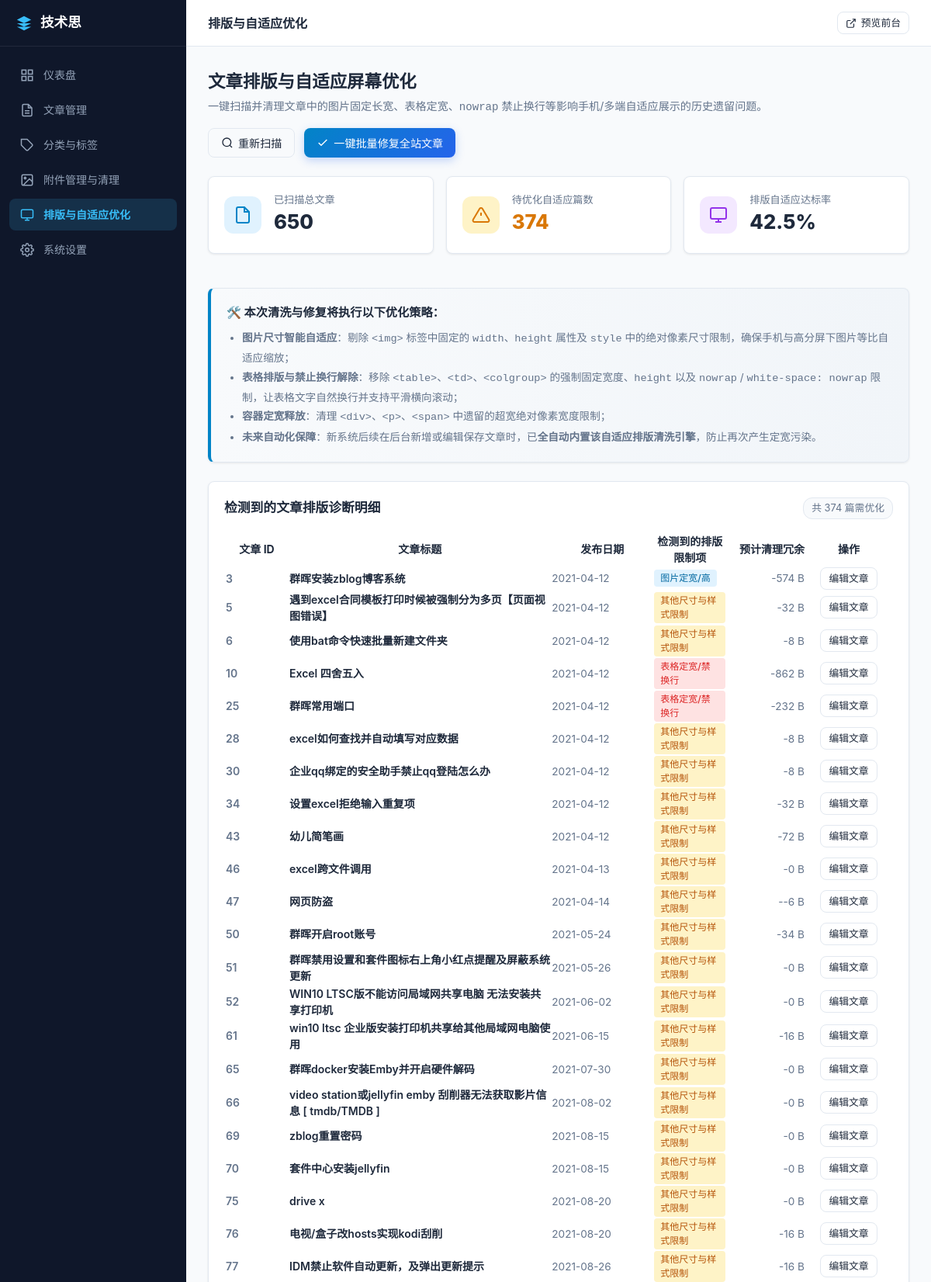
The app's page /admin/content-cleaner (signed in, upper part) with its own data.
### tables this page shows
CREATE TABLE sys_setting (
    key TEXT PRIMARY KEY,
    value TEXT NOT NULL DEFAULT ''
);

CREATE TABLE zbp_post (
    log_ID INTEGER PRIMARY KEY,
    log_CateID INTEGER NOT NULL DEFAULT 0,
    log_AuthorID INTEGER NOT NULL DEFAULT 0,
    log_Tag TEXT NOT NULL DEFAULT '',
    log_Status INTEGER NOT NULL DEFAULT 0,
    log_Type INTEGER NOT NULL DEFAULT 0,
    log_Alias TEXT NOT NULL DEFAULT '',
    log_IsTop INTEGER NOT NULL DEFAULT 0,
    log_IsLock INTEGER NOT NULL DEFAULT 0,
    log_Title TEXT NOT NULL DEFAULT '',
    log_Intro TEXT NOT NULL DEFAULT '',
    log_Content TEXT NOT NULL DEFAULT '',
    log_PostTime INTEGER NOT NULL DEFAULT 0,
    log_CommNums INTEGER NOT NULL DEFAULT 0,
    log_ViewNums INTEGER NOT NULL DEFAULT 0,
    log_Template TEXT NOT NULL DEFAULT '',
    log_Meta TEXT NOT NULL DEFAULT '',
    log_CreateTime INTEGER NOT NULL DEFAULT 0,
    log_UpdateTime INTEGER NOT NULL DEFAULT 0
);

### views/admin/content-cleaner.php (the view, shortened to what the rows shown need)
<?php
$pageTitle = '排版与自适应优化';
?>
<div class="page-title-row" style="display: flex; justify-content: space-between; align-items: center; margin-bottom: 24px; flex-wrap: wrap; gap: 16px;">
    <div>
        <h2 class="page-title" style="margin: 0;">文章排版与自适应屏幕优化</h2>
        <p style="color: var(--admin-text-muted); font-size: 0.88rem; margin-top: 4px;">
            一键扫描并清理文章中的图片固定长宽、表格定宽、<code>nowrap</code> 禁止换行等影响手机/多端自适应展示的历史遗留问题。
        </p>
    </div>
    <div style="display: flex; gap: 12px;">
        <button id="rescan-btn" onclick="triggerScan()" class="btn btn-outline">
            <svg width="16" height="16" viewBox="0 0 24 24" fill="none" stroke="currentColor" stroke-width="2"><circle cx="11" cy="11" r="8"/><line x1="21" y1="21" x2="16.65" y2="16.65"/></svg>
            <span>重新扫描</span>
        </button>
        <button id="batch-clean-btn" onclick="triggerBatchClean()" class="btn btn-primary" style="background: linear-gradient(135deg, #0284c7, #2563eb); border: none; box-shadow: 0 4px 12px rgba(37,99,235,0.25);">
            <svg width="16" height="16" viewBox="0 0 24 24" fill="none" stroke="currentColor" stroke-width="2"><polyline points="20 6 9 17 4 12"/></svg>
            <span>一键批量修复全站文章</span>
        </button>
    </div>
</div>
<div style="display: grid; grid-template-columns: repeat(auto-fit, minmax(220px, 1fr)); gap: 16px; margin-bottom: 24px;">
    <div class="card" style="display: flex; align-items: center; gap: 16px; padding: 20px;">
        <div style="width: 48px; height: 48px; border-radius: 12px; background: #e0f2fe; color: #0284c7; display: flex; align-items: center; justify-content: center; flex-shrink: 0;">
            <svg width="24" height="24" viewBox="0 0 24 24" fill="none" stroke="currentColor" stroke-width="2"><path d="M14 2H6a2 2 0 00-2 2v16a2 2 0 002 2h12a2 2 0 002-2V8z"/><polyline points="14 2 14 8 20 8"/></svg>
        </div>
        <div>
            <div style="font-size: 0.82rem; color: var(--admin-text-muted); font-weight: 500;">已扫描总文章</div>
            <div id="stat-total" style="font-size: 1.6rem; font-weight: 800; color: var(--admin-text);"><?= $scan['total_scanned'] ?></div>
        </div>
    </div>
    <div class="card" style="display: flex; align-items: center; gap: 16px; padding: 20px;">
        <div style="width: 48px; height: 48px; border-radius: 12px; background: <?= $scan['issues_found'] > 0 ? '#fef3c7' : '#dcfce7' ?>; color: <?= $scan['issues_found'] > 0 ? '#d97706' : '#16a34a' ?>; display: flex; align-items: center; justify-content: center; flex-shrink: 0;">
            <svg width="24" height="24" viewBox="0 0 24 24" fill="none" stroke="currentColor" stroke-width="2"><path d="M10.29 3.86L1.82 18a2 2 0 001.71 3h16.94a2 2 0 001.71-3L13.71 3.86a2 2 0 00-3.42 0z"/><line x1="12" y1="9" x2="12" y2="13"/><line x1="12" y1="17" x2="12.01" y2="17"/></svg>
        </div>
        <div>
            <div style="font-size: 0.82rem; color: var(--admin-text-muted); font-weight: 500;">待优化自适应篇数</div>
            <div id="stat-issues" style="font-size: 1.6rem; font-weight: 800; color: <?= $scan['issues_found'] > 0 ? '#d97706' : '#16a34a' ?>;"><?= $scan['issues_found'] ?></div>
        </div>
    </div>
    <div class="card" style="display: flex; align-items: center; gap: 16px; padding: 20px;">
        <div style="width: 48px; height: 48px; border-radius: 12px; background: #f3e8ff; color: #9333ea; display: flex; align-items: center; justify-content: center; flex-shrink: 0;">
            <svg width="24" height="24" viewBox="0 0 24 24" fill="none" stroke="currentColor" stroke-width="2"><rect x="2" y="3" width="20" height="14" rx="2" ry="2"/><line x1="8" y1="21" x2="16" y2="21"/><line x1="12" y1="17" x2="12" y2="21"/></svg>
        </div>
        <div>
            <div style="font-size: 0.82rem; color: var(--admin-text-muted); font-weight: 500;">排版自适应达标率</div>
            <div id="stat-rate" style="font-size: 1.6rem; font-weight: 800; color: var(--admin-text);"><?= $scan['clean_rate'] ?>%</div>
        </div>
    </div>
</div>
<div class="card" style="margin-bottom: 24px; background: linear-gradient(to right, #f8fafc, #f1f5f9); border-left: 4px solid #0284c7;">
    <h3 style="font-size: 0.95rem; font-weight: 700; color: var(--admin-text); margin-bottom: 8px;">🛠️ 本次清洗与修复将执行以下优化策略：</h3>
    <ul style="margin: 0; padding-left: 20px; font-size: 0.85rem; color: var(--admin-text-muted); line-height: 1.8;">
        <li><strong>图片尺寸智能自适应</strong>：剔除 <code>&lt;img&gt;</code> 标签中固定的 <code>width</code>、<code>height</code> 属性及 <code>style</code> 中的绝对像素尺寸限制，确保手机与高分屏下图片等比自适应缩放；</li>
        <li><strong>表格排版与禁止换行解除</strong>：移除 <code>&lt;table&gt;</code>、<code>&lt;td&gt;</code>、<code>&lt;colgroup&gt;</code> 的强制固定宽度、<code>height</code> 以及 <code>nowrap</code> / <code>white-space: nowrap</code> 限制，让表格文字自然换行并支持平滑横向滚动；</li>
        <li><strong>容器定宽释放</strong>：清理 <code>&lt;div&gt;</code>、<code>&lt;p&gt;</code>、<code>&lt;span&gt;</code> 中遗留的超宽绝对像素宽度限制；</li>
        <li><strong>未来自动化保障</strong>：新系统后续在后台新增或编辑保存文章时，已<strong>全自动内置该自适应排版清洗引擎</strong>，防止再次产生定宽污染。</li>
    </ul>
</div>
<div class="card">
    <div style="display: flex; justify-content: space-between; align-items: center; margin-bottom: 16px;">
        <h3 style="font-size: 1.05rem; font-weight: 700; color: var(--admin-text); margin: 0;">检测到的文章排版诊断明细</h3>
        <span id="list-badge" style="font-size: 0.8rem; background: var(--admin-bg); border: 1px solid var(--admin-border); padding: 3px 10px; border-radius: 12px; color: var(--admin-text-muted);">
            共 <?= count($scan['items']) ?> 篇需优化
        </span>
    </div>
    <div class="table-responsive">
        <table class="table" style="width: 100%;">
            <thead>
                <tr>
                    <th style="width: 80px;">文章 ID</th>
                    <th>文章标题</th>
                    <th style="width: 130px;">发布日期</th>
                    <th>检测到的排版限制项</th>
                    <th style="width: 100px; text-align: right;">预计清理冗余</th>
                    <th style="width: 110px; text-align: center;">操作</th>
                </tr>
            </thead>
            <tbody id="issues-table-body">
                <?php if (empty($scan['items'])): ?>
                    <tr>
                        <td colspan="6" style="text-align: center; padding: 48px; color: #16a34a;">
                            <div style="font-size: 2rem; margin-bottom: 8px;">🎉</div>
                            <div style="font-weight: 600; font-size: 1.05rem;">太棒了！全站文章排版均处于纯净自适应状态</div>
                            <div style="font-size: 0.85rem; color: var(--admin-text-muted); margin-top: 4px;">未检测到任何限制屏幕自适应的固定宽度或强制禁止换行代码。</div>
                        </td>
                    </tr>
                <?php else: ?>
                    <?php foreach ($scan['items'] as $item): ?>
                        <tr id="row-<?= $item['id'] ?>">
                            <td style="font-weight: 600; color: var(--admin-text-muted);"><?= $item['id'] ?></td>
                            <td>
                                <a href="/?id=<?= $item['id'] ?>" target="_blank" style="font-weight: 600; color: var(--admin-text); text-decoration: none;">
                                    <?= htmlspecialchars($item['title']) ?>
                                </a>
                            </td>
                            <td style="color: var(--admin-text-muted); font-size: 0.85rem;"><?= $item['date'] ?></td>
                            <td>
                                <div style="display: flex; gap: 6px; flex-wrap: wrap;">
                                    <?php foreach ($item['issues'] as $iss): ?>
                                        <?php
                                            $bg = '#fef3c7'; $color = '#b45309';
                                            if (strpos($iss, '表格') !== false) { $bg = '#fee2e2'; $color = '#dc2626'; }
                                            elseif (strpos($iss, '图片') !== false) { $bg = '#e0f2fe'; $color = '#0369a1'; }
                                        ?>
                                        <span style="font-size: 0.75rem; padding: 2px 8px; border-radius: 4px; background: <?= $bg ?>; color: <?= $color ?>; font-weight: 500;">
                                            <?= htmlspecialchars($iss) ?>
                                        </span>
                                    <?php endforeach; ?>
                                </div>
                            </td>
                            <td style="text-align: right; color: var(--admin-text-muted); font-size: 0.85rem;">
                                -<?= number_format($item['diff_bytes']) ?> B
                            </td>
                            <td style="text-align: center;">
                                <a href="/admin/posts/edit?id=<?= $item['id'] ?>" target="_blank" class="btn btn-outline btn-sm">
                                    编辑文章
                                </a>
                            </td>
                        </tr>
                    <?php endforeach; ?>
                <?php endif; ?>
            </tbody>
        </table>
    </div>
</div>
<?php
$content = ob_get_clean();
require VIEW_PATH . '/admin/layout.php';
?>

### views/admin/layout.php (shortened to what the rows shown need)
<?php
$adminSiteName = Setting::get('site_name', '技术思维棱镜');
$currentRoute = $_SERVER['REQUEST_URI'] ?? '/admin';
?>
<!DOCTYPE html>
<html lang="zh-CN">
<head>
    <link rel="stylesheet" href="/assets/css/admin.css">
</head>
<body>
<div class="admin-layout">
    <aside class="admin-sidebar">
        <div class="admin-brand">
            <svg width="22" height="22" viewBox="0 0 24 24" fill="#38bdf8"><path d="M12 2L2 7l10 5 10-5-10-5zM2 17l10 5 10-5M2 12l10 5 10-5"/></svg>
            <span style="overflow:hidden; text-overflow:ellipsis; white-space:nowrap;" title="<?= htmlspecialchars($adminSiteName) ?>"><?= htmlspecialchars($adminSiteName) ?></span>
        </div>
        <nav class="admin-nav">
            <a href="/admin" class="<?= $currentRoute === '/admin' ? 'active' : '' ?>">
                <svg width="18" height="18" viewBox="0 0 24 24" fill="none" stroke="currentColor" stroke-width="2"><rect x="3" y="3" width="7" height="7"/><rect x="14" y="3" width="7" height="7"/><rect x="14" y="14" width="7" height="7"/><rect x="3" y="14" width="7" height="7"/></svg>
                <span>仪表盘</span>
            </a>
            <a href="/admin/posts" class="<?= strpos($currentRoute, '/admin/posts') === 0 ? 'active' : '' ?>">
                <svg width="18" height="18" viewBox="0 0 24 24" fill="none" stroke="currentColor" stroke-width="2"><path d="M14 2H6a2 2 0 00-2 2v16a2 2 0 002 2h12a2 2 0 002-2V8z"/><polyline points="14 2 14 8 20 8"/><line x1="16" y1="13" x2="8" y2="13"/><line x1="16" y1="17" x2="8" y2="17"/></svg>
                <span>文章管理</span>
            </a>
            <a href="/admin/taxonomy" class="<?= strpos($currentRoute, '/admin/taxonomy') === 0 ? 'active' : '' ?>">
                <svg width="18" height="18" viewBox="0 0 24 24" fill="none" stroke="currentColor" stroke-width="2"><path d="M20.59 13.41l-7.17 7.17a2 2 0 01-2.83 0L2 12V2h10l8.59 8.59a2 2 0 010 2.82z"/><line x1="7" y1="7" x2="7.01" y2="7"/></svg>
                <span>分类与标签</span>
            </a>
            <a href="/admin/media" class="<?= strpos($currentRoute, '/admin/media') === 0 ? 'active' : '' ?>">
                <svg width="18" height="18" viewBox="0 0 24 24" fill="none" stroke="currentColor" stroke-width="2"><rect x="3" y="3" width="18" height="18" rx="2"/><circle cx="8.5" cy="8.5" r="1.5"/><polyline points="21 15 16 10 5 21"/></svg>
                <span>附件管理与清理</span>
            </a>
            <a href="/admin/content-cleaner" class="<?= strpos($currentRoute, '/admin/content-cleaner') === 0 ? 'active' : '' ?>">
                <svg width="18" height="18" viewBox="0 0 24 24" fill="none" stroke="currentColor" stroke-width="2"><rect x="2" y="3" width="20" height="14" rx="2" ry="2"/><line x1="8" y1="21" x2="16" y2="21"/><line x1="12" y1="17" x2="12" y2="21"/></svg>
                <span>排版与自适应优化</span>
            </a>
            <a href="/admin/settings" class="<?= strpos($currentRoute, '/admin/settings') === 0 ? 'active' : '' ?>">
                <span>系统设置</span>
            </a>
        </nav>
    </aside>
    <main class="admin-main">
        <header class="admin-topbar">
            <div style="font-weight: 600; font-size: 1rem; color: var(--admin-text);"><?= $pageTitle ?? '管理后台' ?></div>
            <div style="display: flex; align-items: center; gap: 12px;">
                <a href="/" target="_blank" class="btn btn-outline btn-sm">
                    <svg width="14" height="14" viewBox="0 0 24 24" fill="none" stroke="currentColor" stroke-width="2"><path d="M18 13v6a2 2 0 01-2 2H5a2 2 0 01-2-2V8a2 2 0 012-2h6"/><polyline points="15 3 21 3 21 9"/><line x1="10" y1="14" x2="21" y2="3"/></svg>
                    <span>预览前台</span>
                </a>
            </div>
        </header>
        <div class="admin-content">
            <?= $content ?? '' ?>
        </div>
    </main>
</div>
</body>
</html>

### records on screen
sys_setting: value "技术思"
zbp_post: log_ID "3", log_Title "群晖安装zblog博客系统", date "2021-04-12", iss "图片定宽/高", diff_bytes "574"
zbp_post: log_ID "5", log_Title "遇到excel合同模板打印时候被强制分为多页【页面视图错误】", date "2021-04-12", iss "其他尺寸与样式限制", diff_bytes "32"
zbp_post: log_ID "6", log_Title "使用bat命令快速批量新建文件夹", date "2021-04-12", iss "其他尺寸与样式限制", diff_bytes "8"
zbp_post: log_ID "10", log_Title "Excel 四舍五入", date "2021-04-12", iss "表格定宽/禁换行", diff_bytes "862"
zbp_post: log_ID "25", log_Title "群晖常用端口", date "2021-04-12", iss "表格定宽/禁换行", diff_bytes "232"
zbp_post: log_ID "28", log_Title "excel如何查找并自动填写对应数据", date "2021-04-12", iss "其他尺寸与样式限制", diff_bytes "8"
zbp_post: log_ID "30", log_Title "企业qq绑定的安全助手禁止qq登陆怎么办", date "2021-04-12", iss "其他尺寸与样式限制", diff_bytes "8"
zbp_post: log_ID "34", log_Title "设置excel拒绝输入重复项", date "2021-04-12", iss "其他尺寸与样式限制", diff_bytes "32"
zbp_post: log_ID "43", log_Title "幼儿简笔画", date "2021-04-12", iss "其他尺寸与样式限制", diff_bytes "72"
zbp_post: log_ID "46", log_Title "excel跨文件调用", date "2021-04-13", iss "其他尺寸与样式限制", diff_bytes "0"
zbp_post: log_ID "47", log_Title "网页防盗", date "2021-04-14", iss "其他尺寸与样式限制", diff_bytes "-6"
zbp_post: log_ID "50", log_Title "群晖开启root账号", date "2021-05-24", iss "其他尺寸与样式限制", diff_bytes "34"
zbp_post: log_ID "51", log_Title "群晖禁用设置和套件图标右上角小红点提醒及屏蔽系统更新", date "2021-05-26", iss "其他尺寸与样式限制", diff_bytes "0"
zbp_post: log_ID "52", log_Title "WIN10 LTSC版不能访问局域网共享电脑 无法安装共享打印机", date "2021-06-02", iss "其他尺寸与样式限制", diff_bytes "0"
zbp_post: log_ID "61", log_Title "win10 ltsc 企业版安装打印机共享给其他局域网电脑使用", date "2021-06-15", iss "其他尺寸与样式限制", diff_bytes "16"
zbp_post: log_ID "65", log_Title "群晖docker安装Emby并开启硬件解码", date "2021-07-30", iss "其他尺寸与样式限制", diff_bytes "0"
zbp_post: log_ID "66", log_Title "video station或jellyfin emby 刮削器无法获取影片信息 [ tmdb/TMDB ]", date "2021-08-02", iss "其他尺寸与样式限制", diff_bytes "0"
zbp_post: log_ID "69", log_Title "zblog重置密码", date "2021-08-15", iss "其他尺寸与样式限制", diff_bytes "0"
zbp_post: log_ID "70", log_Title "套件中心安装jellyfin", date "2021-08-15", iss "其他尺寸与样式限制", diff_bytes "0"
zbp_post: log_ID "75", log_Title "drive x", date "2021-08-20", iss "其他尺寸与样式限制", diff_bytes "0"
zbp_post: log_ID "76", log_Title "电视/盒子改hosts实现kodi刮削", date "2021-08-20", iss "其他尺寸与样式限制", diff_bytes "16"
zbp_post: log_ID "77", log_Title "IDM禁止软件自动更新，及弹出更新提示", date "2021-08-26", iss "其他尺寸与样式限制", diff_bytes "16"

### other values on screen
$pageTitle "排版与自适应优化"
$scan['total_scanned'] "650"
$scan['issues_found'] "374"
$scan['clean_rate'] "42.5"
count($scan['items']) "374"
